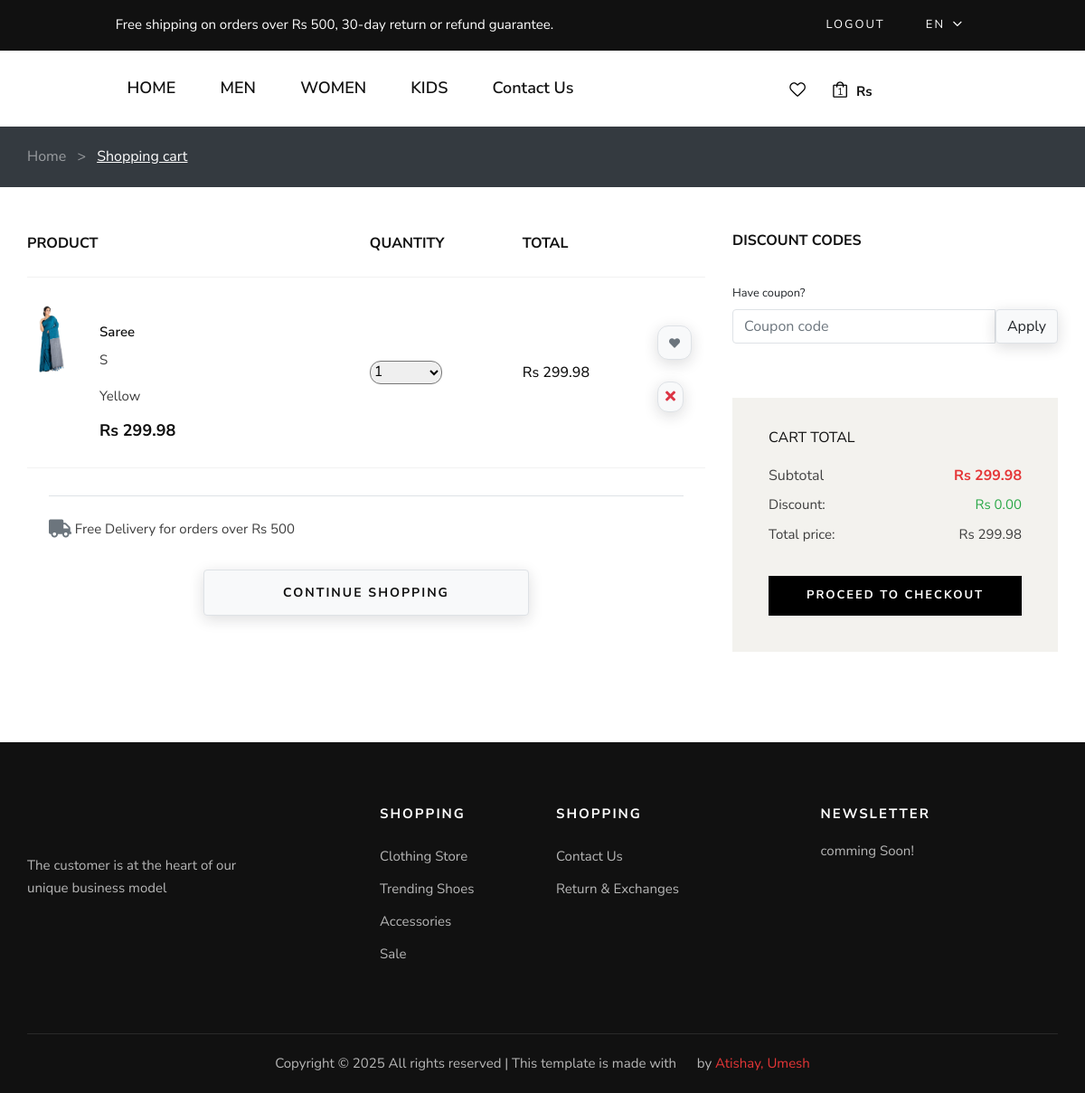
/cart (signed in), run on the app's committed database.
### backend/models.py (models this page shows, shortened)
class CartItem(models.Model):
    product = models.ForeignKey(Product, on_delete=models.CASCADE)
    quantity = models.IntegerField(default=1)
    cart = models.ForeignKey(Cart, on_delete=models.CASCADE, related_name="items", null=True)
    customized = models.BooleanField(default=False)
    size = models.CharField(max_length=10, blank=True, null=True)
    color = models.CharField(max_length=10, blank=True, null=True)
    def __str__(self):
        return f'{self.product.product_name} ({self.quantity})'
    @property
    def total(self):
        total = float(self.product.price) * int(self.quantity)
        return float("{:.2f}".format(total))

class Product(models.Model):
    CATEGORY_CHOICES = (
        ('M', 'Men'),
        ('W', 'Women'),
        ('K', 'Kids'),
        ('A', 'Accessories'),
    )
    SUB_CATEGORY_CHOICES = (
    ('S', 'Shirt'),
    ('SW', 'Sport wear'),
    ('OW', 'Outwear')
    )
    LABEL_CHOICES = (
        ('NEW', 'primary'),
        ('BEST Seller', 'secondary'),
        ('N', '')
    )
    product_id = models.AutoField
    id = models.AutoField(primary_key=True, auto_created=True)
    customized = models.BooleanField(default=False)
    product_name = models.CharField(max_length=50)
    category = models.ManyToManyField('Category', through='ProductCategory')
    label = models.CharField(choices=LABEL_CHOICES, max_length=11, default="")
    subcategory = models.CharField(choices= SUB_CATEGORY_CHOICES ,max_length=50, default="")
    price = models.FloatField(default=0)
    discount_price = models.FloatField(default=0)
    pub_date = models.DateField()
    image = models.ImageField(upload_to="static", default="", blank=True, null=True)
    material = models.CharField(max_length=50, default="Coton 100%")
    description = models.TextField(default="Are you looking for a t shirt that is comfortable, stylish and affordable? Look no further than our new collection of t shirts, designed to suit any occasion and personality. Whether you want to express your creativity, show your support for a cause, or simply enjoy a casual day out, we have the perfect t shirt for you. Our t shirts are made from high-quality cotton, which is soft, breathable and durable. They come in a variety of colors, sizes and designs, so you can find the one that matches your style and mood.  Our t shirts are easy to wash and care for, and they will not fade or shrink over time. They are also eco-friendly and ethically produced, so you can wear them with confidence and pride. Order your t shirt today and enjoy free shipping for orders over Rs 500. You will love how you look and feel in our t shirts, and so will everyone else. Don't miss this opportunity to get the best t shirt ever.")
    path = models.CharField(max_length=50, default="")
    FrontCanva = models.OneToOneField('FrontCanva', on_delete=models.CASCADE, null=True, blank=True)
    BackCanva = models.OneToOneField('BackCanva', on_delete=models.CASCADE, null=True, blank=True)
    def get_absolute_url(self):
        if self.customized:
            return reverse('customized_view', args=[str(self.id)])
        else:
            return f"/product_detail/{self.id}/"

class Cart(models.Model):
    user = models.ForeignKey(MyUser, on_delete=models.CASCADE, null= True, blank = True)
    applied_coupons = models.ManyToManyField(PromoCode, blank=True,related_name="Applied_Coupons")
    session_key = models.CharField(max_length=32, null=True, blank=True)
    created_at = models.DateTimeField(auto_now_add=True)
    updated_at = models.DateTimeField(auto_now=True)
    ordered = models.BooleanField(default=False)
    coupon = models.ForeignKey(
        PromoCode, on_delete=models.SET_NULL, blank=True, null=True)
    shipping_cost = models.DecimalField(max_digits=10, decimal_places=2, default=25.99)
    @property
    def discount(self):
        if self.coupon:
            total_price = sum(item.total for item in self.items.all())
            discount_amount = total_price * self.coupon.discount
            max_discount = self.coupon.max_discount
            return min(discount_amount, max_discount)
        else:
            return 0
    @property
    def total_price_before_discount(self):
        total_price = sum(item.total for item in self.items.all())
        return "{:.2f}".format(total_price)
    @property
    def total_price(self):
        total_price = sum(item.total for item in self.items.all())
        total_price -= self.discount
        return "{:.2f}".format(total_price)

### backend/views.py (the view, shortened to what this page needs)
# urls.py: path('cart', views.cart, name='cart'),
def cart(request):
    if request.method == "GET":
        existing_options = [
        {'value': 1, 'label': '1'},
        {'value': 2, 'label': '2'},
        {'value': 3, 'label': '3'},
        {'value': 4, 'label': '4'},
        {'value': 5, 'label': '5'},
        {'value': 6, 'label': '6'},
        {'value': 7, 'label': '7'},
        {'value': 8, 'label': '8'},
        {'value': 9, 'label': '9'},
        {'value': 10, 'label': '10'},
        ]
    if request.user.is_authenticated:
        try:
            cart = Cart.objects.get(user=request.user)
        except Cart.DoesNotExist:
            cart = Cart.objects.create(user=request.user)
        CartItems = CartItem.objects.filter(cart=cart)
        discount = cart.discount
        if cart.coupon:
            promo_code = cart.coupon.code
        else:
            promo_code = False
        context = {'promocode': promo_code, 'existing_options': existing_options,
                   'cart': CartItems, 'user_cart': cart, 'discount': discount}
    return render(request, 'cart.html', context)

### backend/templates/cart.html (shortened to what this page needs)
{% extends "layout.html" %}
{% load static %}
{% block body %}
    {% if cart|length != 0 %}
    <div data-cart="{{ cart }}"  class="bg-dark">
      <div class="container py-4">
        <nav class="d-flex">
          <h6 class="mb-0">
            <a href="{% url 'index' %}" class="text-white-50">Home</a>
            <span class="text-white-50 mx-2"> > </span>
            <a href="{% url 'cart' %}" class="text-white"><u>Shopping cart</u></a>
          </h6>
        </nav>
      </div>
    </div>
    <section class="shopping-cart spad">
      <div class="container">
        <div class="row">
          <div class="col-lg-8">
            <div class="shopping__cart__table">
              <table>
                <thead>
                  <tr>
                    <th>Product</th>
                    <th>Quantity</th>
                    <th>Total</th>
                    <th></th>
                  </tr>
                </thead>
                <tbody>
                  {% for item in cart %}
                  <tr id="x{{ item.product.id }}{{ item.size }}{{ item.color }}" data-size="{{ item.size }}" data-color="{{ item.color }}" style="position: relative;">
                    <td class="product__cart__item">
                      <a href="{{ item.product.get_absolute_url }}">
                      <div class="product__cart__item__pic">
                        {% if item.product.customized %}
                        {% if item.product.FrontCanva %}
                        <img src="{{ item.product.FrontCanva.image.url }}" width="50px" alt="">
                        {% else %}
                        <img src="{{ item.product.BackCanva.image.url }}" width="50px" alt="">
                        {% endif %}
                        {% else %}
                        <img src="{% static item.product.path %}" width="50px" alt="">
                        {% endif %}
                      </div>
                      <div class="product__cart__item__text">
                        <h6>{{ item.product.product_name }}</h6>
                        <p>{{item.size}}</p>
                        <p>{{item.color}}</p>
                        <h5>Rs {{ item.product.price }}</h5>
                      </div></a>
                    </td>
                    <td class="quantity__item">
                      <div class="">
                        <select value="{{ item.quantity }}" class="quantity-select form-select me-4" data-product-id="{{ item.product.id }}" data-size="{{ item.size }}" data-color="{{ item.color }}" style="width: 80px; border-radius: 12px;">
                          {% for option in existing_options|dictsort:"value" %}
                          <option value="{{ option.value }}" {% if option.value == item.quantity %}selected{% endif %}>{{ option.label }}</option>
                          {% endfor %}
                      </select>
                      </div>
                    </td>
                    <td class="cart__price"><text id="total_price_{{ item.product.id }}_{{ item.size }}_{{ item.color }}" class="h6">Rs {{ item.total }}</text> <br />
                    </td>
                    <td>
                      <div class="col-lg col-sm-6 d-flex justify-content-sm-center justify-content-md-start justify-content-lg-center justify-content-xl-end mb-2">
                        <div class="float-md-end">
                          <a onclick="addToFavorites('{{ item.product.id }}')" href="#" class="btn btn-light border px-2 icon-hover filler" style="border-radius: 12px;"><i class="fas fa-heart fa-xs px-1 text-secondary"></i></a>
                          <br>
                          <br>
                          <a href="#" onclick="removeFromCart(event, '{{ item.product.id }}', '{{ item.size }}', '{{ item.color }}' )" class="btn btn-light border text-danger icon-hover-danger" style="border-radius: 12px; padding: 4px 8px;"> <i class="fa fa-close"></i></a>
                        </div>
                      </div>
                    </td>
                  </tr>
                  {% endfor %}
                </tbody>
              </table>
            </div>
            <div class="border-top pt-4 mx-4 mb-4">
              <p><i class="fas fa-truck text-muted fa-lg"></i> Free Delivery for orders over Rs 500</p>
            </div>
            <div class="row ">
              <div class="col-lg-6 col-md-6 col-sm-6">
                <div class="continue__btn">
                  <a class="btn btn-light w-100 border mt-2" id="back-button">Continue Shopping</a>
                </div>
              </div>
            </div>
          </div>
          <div class="col-lg-4">
            <div class="cart__discount">
              <h6>Discount codes</h6>
              <div id="main_coupon_div" class="form-group">
                <label class="form-label">Have coupon?</label>
                  {% if user.is_authenticated %}
                  <div class="input-group">
                    <input id="promo_code" type="text" class="form-control border" name="promo_code" placeholder="Coupon code" />
                    <button id="apply-promo-code" onclick="Apply_promo_function()" class="btn btn-light border">Apply</button>
                  </div>
                    {% else %}
                    <h5><a href="{% url 'login' %}">Login</a> or <a href="{% url 'register' %}">Create An Account</a> To Use Coupons</h5>
                    <hr />
                    <p>Don't Worry We Will Keep Your Cart Items And Designs :) </p>
                    {% endif %}
                </div>
            </div>
            <div id="cart_summary" class="cart__total">
              <h6>Cart total</h6>
              <ul>
                <li>Subtotal <span id="cart_total">Rs {{ user_cart.total_price_before_discount }}</span></li>
                <div class="d-flex justify-content-between">
                  <p class="mb-2">Discount:</p>
                  {% if promocode %}
                  <p id="discount" class="mb-2 text-success">Rs {{ discount }}</p>
                  {% else %}
                  <p id="discount" class="mb-2 text-success">Rs 0.00</p>
                  {% endif %}
                </div>
                <div class="d-flex justify-content-between">
                  <p class="mb-2">Total price:</p>
                  {% if promocode %}
                    <p id="cart_total_discount" class="mb-2 fw-bold">Rs {{user_cart.total_price}}</p>
                  {% else %}
                    <p id="cart_total_discount" class="mb-2">Rs {{user_cart.total_price_before_discount}}</p>
                  {% endif %}
                </div>
              </ul>
              <a href="{% url 'checkout' %}" class="primary-btn w-screen">Proceed to checkout</a>
            </div>
          </div>
        </div>
      </div>
    </section>
    {% endif %}
{% endblock %}

### backend/static/frontend/css/style.css (style rules this page uses)
html, body { height: 100%; font-family: "Nunito Sans", sans-serif; -webkit-font-smoothing: antialiased; }
h1, h2, h3, h4, h5, h6 { margin: 0; color: #111111; font-weight: 400; font-family: "Nunito Sans", sans-serif; }
h5 { font-size: 18px; }
h6 { font-size: 16px; }
p { font-size: 15px; font-family: "Nunito Sans", sans-serif; color: #3d3d3d; font-weight: 400; line-height: 25px; margin: 0 0 15px 0; }
img { max-width: 100%; }
ul, ol { padding: 0; margin: 0; }
.spad { padding-top: 50px; padding-bottom: 100px; }
.primary-btn { display: inline-block; font-size: 13px; font-weight: 700; text-transform: uppercase; padding: 14px 30px; color: #ffffff; background: #000000; letter-spacing: 4px; }
.shopping-cart .row { justify-content: center; }
.shopping__cart__table { margin-bottom: 30px; }
.shopping__cart__table table { width: 100%; }
.shopping__cart__table table thead { border-bottom: 1px solid #f2f2f2; }
.shopping__cart__table table thead tr th { color: #111111; font-size: 16px; font-weight: 700; text-transform: uppercase; padding-bottom: 25px; }
.shopping__cart__table table tbody tr { border-bottom: 1px solid #f2f2f2; }
.shopping__cart__table table tbody tr td { padding-bottom: 30px; padding-top: 30px; }
.shopping__cart__table table tbody tr td.product__cart__item { width: 400px; }
.shopping__cart__table table tbody tr td.product__cart__item .product__cart__item__pic { float: left; margin-right: 30px; }
.shopping__cart__table table tbody tr td.product__cart__item .product__cart__item__text { overflow: hidden; padding-top: 21px; }
.shopping__cart__table table tbody tr td.product__cart__item .product__cart__item__text h6 { color: #111111; font-size: 15px; font-weight: 600; margin-bottom: 10px; }
.shopping__cart__table table tbody tr td.product__cart__item .product__cart__item__text h5 { color: #0d0d0d; font-weight: 700; }
.shopping__cart__table table tbody tr td.quantity__item { width: 175px; }
.shopping__cart__table table tbody tr td.cart__price { color: #111111; font-size: 18px; font-weight: 700; width: 140px; }
.continue__btn a { color: #111111; font-size: 14px; font-weight: 700; letter-spacing: 2px; text-transform: uppercase; border: 1px solid #e1e1e1; padding: 14px 35px; display: inline-block; }
.cart__discount { margin-bottom: 60px; }
.cart__discount h6 { color: #111111; font-weight: 700; text-transform: uppercase; margin-bottom: 35px; }
.cart__total { background: #f3f2ee; padding: 35px 40px 40px; }
.cart__total h6 { color: #111111; text-transform: uppercase; margin-bottom: 12px; }
.cart__total ul { margin-bottom: 25px; }
.cart__total ul li { list-style: none; font-size: 16px; color: #444444; line-height: 40px; overflow: hidden; }
.cart__total ul li span { font-weight: 700; color: #e53637; float: right; }
.cart__total .primary-btn { display: block; padding: 12px 10px; text-align: center; letter-spacing: 2px; }
@media only screen and (min-width: 1200px) { .container { max-width: 1170px; } }

### data on the page
CartItem: product.path (picture), product.product_name "Saree", size "S", color "Yellow", product.price "299.98", quantity+product+size "1", total "299.98"
Cart: total_price_before_discount "299.98"

### other printed values
{{ cart.count }} "1"
